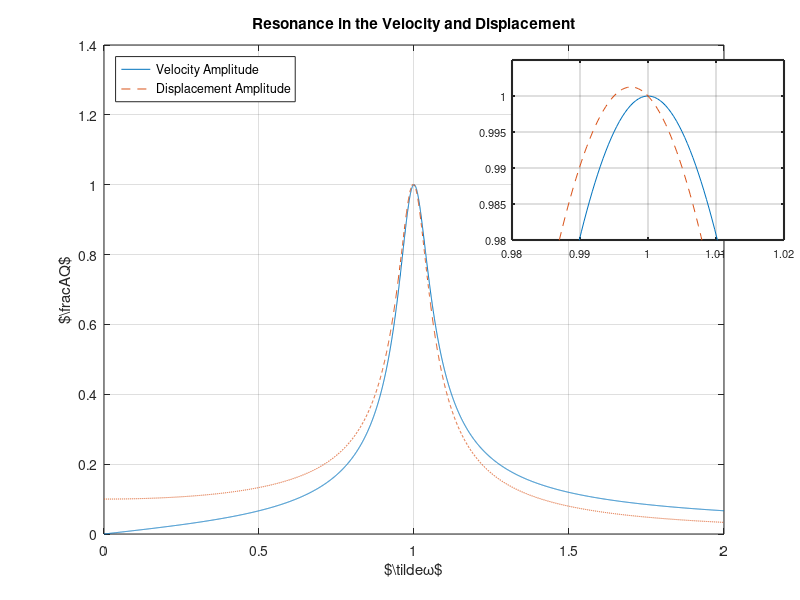
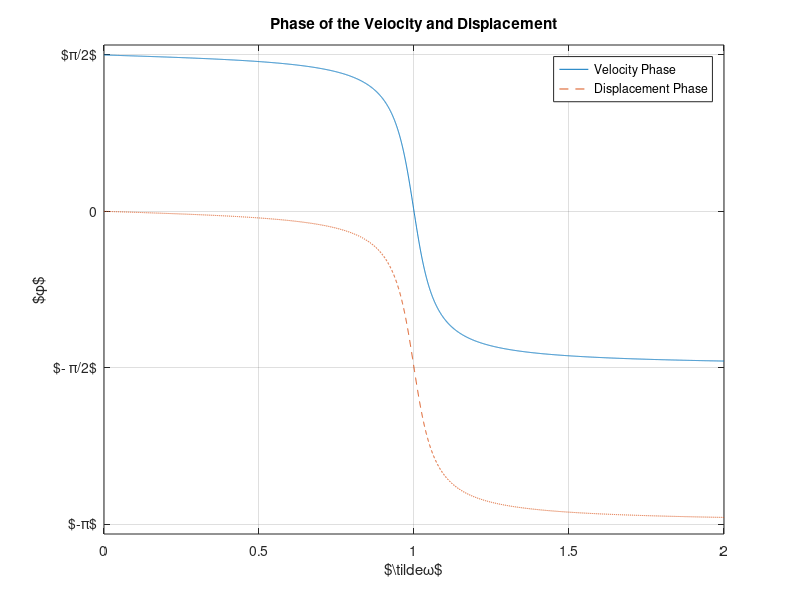
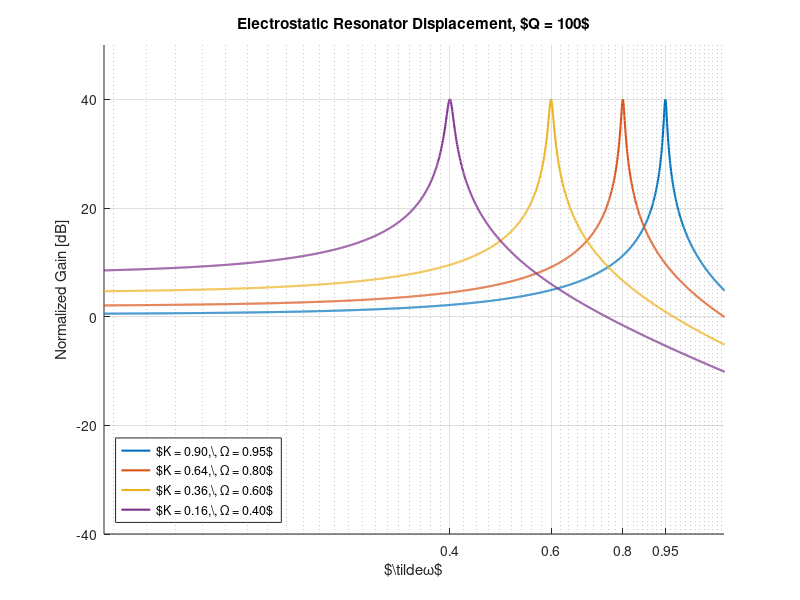
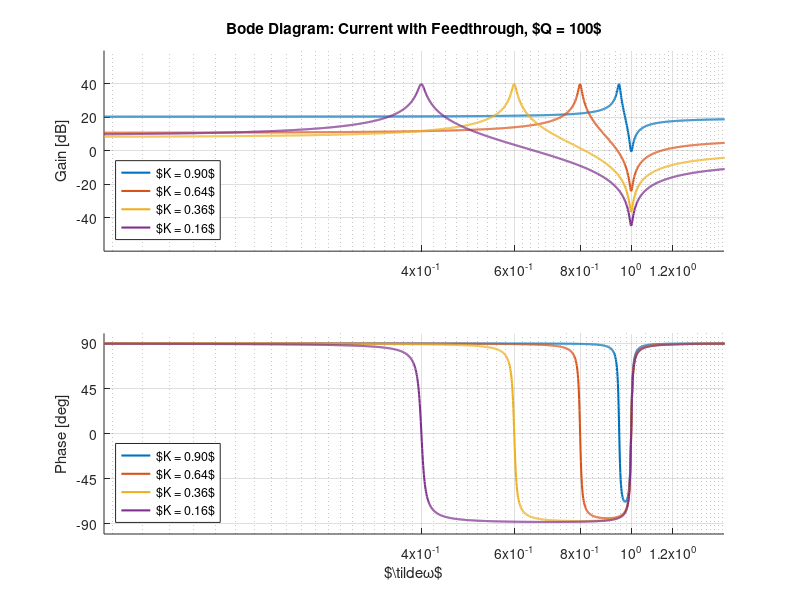

The MATLAB script that drew these images, in order:
clc;
clear;
close all;

omega_tilde = linspace(0, 2, 5000);
Q = 10;
A = 1./sqrt((1-omega_tilde.^2).^2 + (omega_tilde ./ Q).^2);
A_over_Q = A ./ Q;
omega_tilde_A = omega_tilde .* A;
omega_tilde_A_over_Q = omega_tilde .* A_over_Q;
x_phi = atan((1 - omega_tilde.^2) ./ (omega_tilde / Q)) - pi/2;
v_phi = atan((1 - omega_tilde.^2) ./ (omega_tilde / Q));
zoom_in_region = (omega_tilde > 0.9) & (omega_tilde < 1.1) & (A_over_Q > 0.9) & (A_over_Q < 1.1);


figure('Position', [100, 100, 700, 400], 'Name', 'Resonance');
plot(omega_tilde, omega_tilde_A_over_Q, 'DisplayName', 'Velocity Amplitude');
hold on;
plot(omega_tilde, A_over_Q, '--', 'DisplayName', 'Displacement Amplitude');
xlabel('$\tilde{\omega}$');
ylabel('$\frac{A}{Q}$');
title('Resonance in the Velocity and Displacement');
legend('Location', 'northwest');
grid on;

% Show a floating plot with zoom in on the region 0.9 < omega_tilde < 1.1 and 0.9 < A_over_Q < 1.1, on top of subplot(1, 2, 1)
% Create a floating inset plot for the zoom region
zoom_indices = find(zoom_in_region);
if ~isempty(zoom_indices)
    % Create axes for the inset plot positioned over the main plot
    inset_ax = axes('Position', [0.64, 0.6, 0.34, 0.3]); % [left, bottom, width, height]
    
    % Plot the zoomed data
    plot(inset_ax, omega_tilde(zoom_indices), omega_tilde_A_over_Q(zoom_indices), 'DisplayName', 'Velocity Amplitude');
    hold(inset_ax, 'on');
    plot(inset_ax, omega_tilde(zoom_indices), A_over_Q(zoom_indices), '--', 'DisplayName', 'Displacement Amplitude');
    
    % Set limits for the zoom region
    xlim(inset_ax, [0.98, 1.02]);
    ylim(inset_ax, [0.98, 1.005]);
    
    % Style the inset plot
    grid(inset_ax, 'on');
    box(inset_ax, 'on');
    set(inset_ax, 'FontSize', 8);
    
    % Add a border to make it stand out
    set(inset_ax, 'LineWidth', 1.5);

    % Make sure to return focus to the main subplot
    axes(gca);
end

exportgraphics(gcf, 'displacement_and_velocity_resonance.png', 'Resolution', 300);



figure('Position', [100, 100, 600, 400], 'Name', 'Phase');

plot(omega_tilde, v_phi, 'DisplayName', 'Velocity Phase');
hold on;
plot(omega_tilde, x_phi, '--', 'DisplayName', 'Displacement Phase');
yticks([-pi, -pi/2, 0, pi/2, pi]);
yticklabels({'$-\pi$', '$- \pi/2$', '0', '$\pi/2$', '$\pi$'});
xlabel('$\tilde{\omega}$');
ylabel('$\phi$');
ylim([-pi - 0.1, pi/2 + 0.1]);
title('Phase of the Velocity and Displacement');
grid on;
legend('Location', 'northeast');

exportgraphics(gcf, 'displacement_and_velocity_phase.png', 'Resolution', 300);

%% Electrostatic Resonator - Displacement amplitude for different K values
% Equation (7.51): xi = 2*x_s*nu_ac / sqrt((Omega^2 - omega^2)^2 + omega^2/Q^2)
% K = Omega^2 = (1-3*x_s)/(1-x_s)
% x_s = (1-K)/(3-K)
% Resonance occurs at omega_tilde = Omega = sqrt(K)

Q_es = 100;  % Quality factor for electrostatic resonator
% Choose K values so resonance peaks are at Omega = sqrt(K)
% Omega values: ~0.95, 0.8, 0.6, 0.4 -> K = 0.9, 0.64, 0.36, 0.16
K_values = [0.9, 0.64, 0.36, 0.16];
colors = lines(length(K_values));

omega_t = logspace(-1, 0.1, 2000);  % omega_tilde from 0.1 to ~1.25

figure('Position', [100, 100, 700, 450], 'Name', 'Electrostatic Resonator Displacement');
hold on;

for idx = 1:length(K_values)
    K = K_values(idx);
    Omega = sqrt(K);
    x_s = (1 - K) / (3 - K);
    
    % Normalized transfer function: H_norm = Omega / sqrt((Omega^2 - omega^2)^2 + omega^2/Q^2)
    % This makes all peaks equal to Q (at omega = Omega, H_norm = Omega / (Omega/Q) = Q)
    H_norm = Omega ./ sqrt((Omega^2 - omega_t.^2).^2 + omega_t.^2 / Q_es^2);
    
    % Convert to dB
    H_dB = 20 * log10(H_norm);
    
    plot(omega_t, H_dB, '-', 'Color', colors(idx,:), 'LineWidth', 1.5, ...
        'DisplayName', sprintf('$K = %.2f,\\, \\Omega = %.2f$', K, Omega));
end

set(gca, 'XScale', 'log');
xlabel('$\tilde{\omega}$');
ylabel('Normalized Gain [dB]');
title(sprintf('Electrostatic Resonator Displacement, $Q = %d$', Q_es));
legend('Location', 'southwest');
grid on;
xlim([0.1, 1.2]);
ylim([-40, 50]);
% Custom x-ticks to match reference
xticks([0.4, 0.6, 0.8, 0.95]);
xticklabels({'0.4', '0.6', '0.8', '0.95'});

exportgraphics(gcf, 'electrostatic_resonator_displacement.png', 'Resolution', 300);

%% Bode diagram - Current gain and phase (with feedthrough and anti-resonance)
% Total admittance: Y = 1 + gamma / ((Omega^2 - omega^2) + i*omega/Q)
% where gamma = 2*x_s/(1-x_s)
%
% Key property: Omega^2 + gamma = 1, so anti-resonance always at omega = 1
% Y = ((1 - omega^2) + i*omega/Q) / ((Omega^2 - omega^2) + i*omega/Q)
%
% Gain: |Y| shows resonance at Omega and anti-resonance at omega = 1
% Phase: referenced to motional current (goes from +90° to -90°)

figure('Position', [100, 100, 700, 600], 'Name', 'Bode Diagram - Current with Feedthrough');

% Use same K values and omega range
omega_t_bode = logspace(-1, 0.3, 2000);  % extend to see past anti-resonance

% Subplot 1: Gain (total admittance with anti-resonance)
subplot(2, 1, 1);
hold on;

for idx = 1:length(K_values)
    K = K_values(idx);
    Omega = sqrt(K);
    x_s = (1 - K) / (3 - K);
    gamma = 2 * x_s / (1 - x_s);
    
    % Total admittance: Y = 1 + gamma / denom
    denom = (Omega^2 - omega_t_bode.^2) + 1i * omega_t_bode / Q_es;
    Y_total = 1 + gamma ./ denom;
    
    % Normalize gain so peaks are equal: multiply by Omega/gamma
    % At resonance: |Y| ~ gamma*Q/Omega, so |Y|*Omega/gamma ~ Q
    Y_norm = abs(Y_total) * Omega / gamma;
    Y_dB = 20 * log10(Y_norm);
    
    plot(omega_t_bode, Y_dB, '-', 'Color', colors(idx,:), 'LineWidth', 1.5, ...
        'DisplayName', sprintf('$K = %.2f$', K));
end

set(gca, 'XScale', 'log');
ylabel('Gain [dB]');
title(sprintf('Bode Diagram: Current with Feedthrough, $Q = %d$', Q_es));
legend('Location', 'southwest');
grid on;
xlim([0.1, 1.5]);
xticks([0.4, 0.6, 0.8, 1.0, 1.2]);
yticks([-40, -20, 0, 20, 40]);

% Subplot 2: Phase of total current relative to V_ac
% From eq. (7.60): current ~ cos(omega*t), so there's a 90° lead (i factor)
% At low freq: feedthrough dominates -> phase = +90°
% At resonance: motional dominates (in phase with V) -> phase ~ 0°
% At anti-resonance: partial cancellation, phase jumps
% At high freq: feedthrough dominates again -> phase ~ +90°
subplot(2, 1, 2);
hold on;

for idx = 1:length(K_values)
    K = K_values(idx);
    Omega = sqrt(K);
    x_s = (1 - K) / (3 - K);
    gamma = 2 * x_s / (1 - x_s);
    
    % Total admittance with i factor: Y = i*(1 + gamma/denom)
    % The i factor represents the 90° phase lead from I = C*dV/dt
    denom = (Omega^2 - omega_t_bode.^2) + 1i * omega_t_bode / Q_es;
    Y_total = 1i * (1 + gamma ./ denom);
    phi = angle(Y_total) * 180 / pi;
    
    plot(omega_t_bode, phi, '-', 'Color', colors(idx,:), 'LineWidth', 1.5, ...
        'DisplayName', sprintf('$K = %.2f$', K));
end

set(gca, 'XScale', 'log');
xlabel('$\tilde{\omega}$');
ylabel('Phase [deg]');
legend('Location', 'southwest');
grid on;
xlim([0.1, 1.5]);
xticks([0.4, 0.6, 0.8, 1.0, 1.2]);
yticks([-90, -45, 0, 45, 90]);
ylim([-100, 100]);

exportgraphics(gcf, 'electrostatic_resonator_bode.png', 'Resolution', 300);